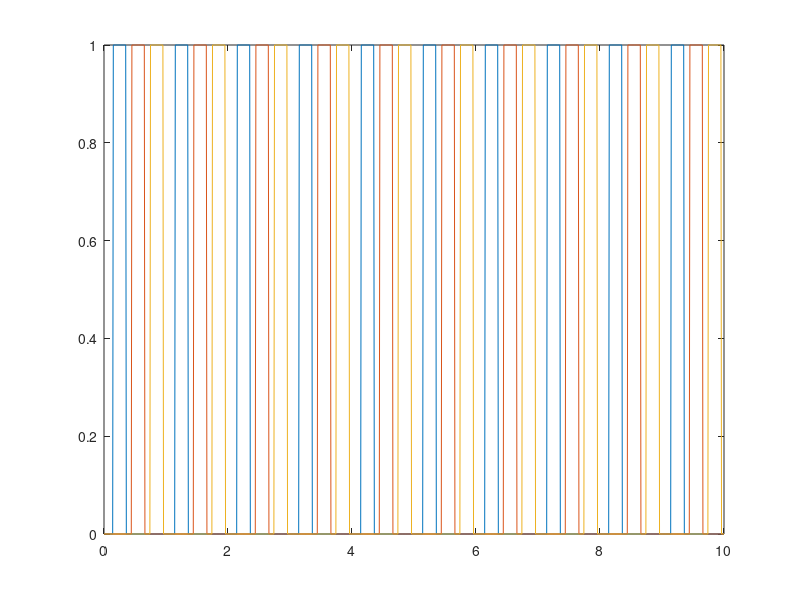

MATLAB code for this plot:
t = 0:0.01:10;

x1 = sin(2*pi*1*(t-1))>0.8;
x2 = sin(2*pi*1*(t-1-0.3))>0.8;
x3 = sin(2*pi*1*(t-1-0.6))>0.8;

plot(t,x1,t,x2,t,x3)